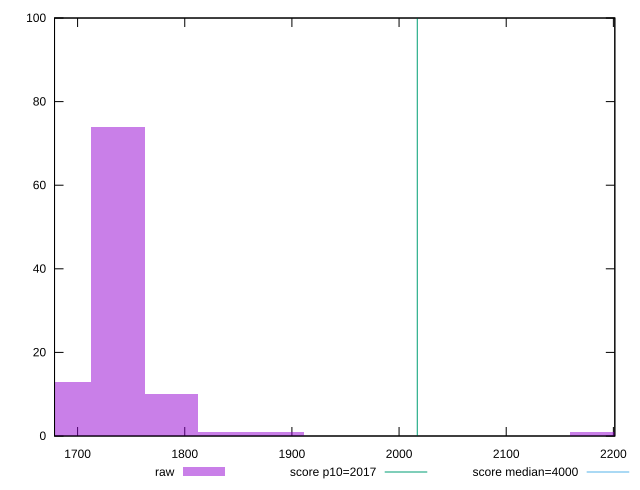

Reproduce this figure in gnuplot.
reset

$raw <<EOF
2184.613059091151 1
1737.7603879134156 74
1787.4106847109417 10
1688.1100911158894 13
1886.711278305994 1
1837.0609815084679 1
EOF

set key outside below
set boxwidth 49.65029679752616
set xrange [1678.4760000000024:2201.3560000000007]
set yrange [0:100]
set trange [0:100]
set style fill transparent solid 0.5 noborder

set parametric
set terminal svg size 640, 490 enhanced background rgb 'white'
set output "reports/report_00032_2021-02-25T10-28-15.087Z/mainthread-work-breakdown/samples/music/raw/histogram.svg"

plot $raw title "raw" with boxes, \
     2017,t title "score p10=2017", \
     4000,t title "score median=4000"

reset
